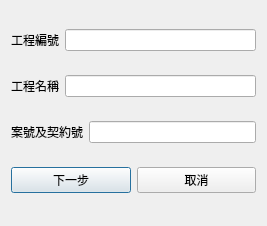
<?xml version="1.0" encoding="UTF-8"?>
<ui version="4.0">
 <class>Dialog</class>
 <widget class="QDialog" name="Dialog">
  <property name="geometry">
   <rect>
    <x>0</x>
    <y>0</y>
    <width>267</width>
    <height>226</height>
   </rect>
  </property>
  <property name="windowTitle">
   <string>新增工程資料</string>
  </property>
  <layout class="QVBoxLayout" name="verticalLayout">
   <item>
    <layout class="QHBoxLayout" name="horizontalLayout">
     <item>
      <widget class="QLabel" name="label">
       <property name="text">
        <string>工程編號</string>
       </property>
      </widget>
     </item>
     <item>
      <widget class="QLineEdit" name="qtProjectNumberLineEdit"/>
     </item>
    </layout>
   </item>
   <item>
    <layout class="QHBoxLayout" name="horizontalLayout_2">
     <item>
      <widget class="QLabel" name="label_2">
       <property name="text">
        <string>工程名稱</string>
       </property>
      </widget>
     </item>
     <item>
      <widget class="QLineEdit" name="qtProjectNameLineEdit"/>
     </item>
    </layout>
   </item>
   <item>
    <layout class="QHBoxLayout" name="horizontalLayout_3">
     <item>
      <widget class="QLabel" name="label_3">
       <property name="text">
        <string>案號及契約號</string>
       </property>
      </widget>
     </item>
     <item>
      <widget class="QLineEdit" name="qtContractNumberLineEdit"/>
     </item>
    </layout>
   </item>
   <item>
    <layout class="QHBoxLayout" name="horizontalLayout_4">
     <item>
      <widget class="QPushButton" name="qtNextStepPushButton">
       <property name="text">
        <string>下一步</string>
       </property>
      </widget>
     </item>
     <item>
      <widget class="QPushButton" name="qtCancelPushButton">
       <property name="text">
        <string>取消</string>
       </property>
      </widget>
     </item>
    </layout>
   </item>
  </layout>
 </widget>
 <resources/>
 <connections/>
</ui>
